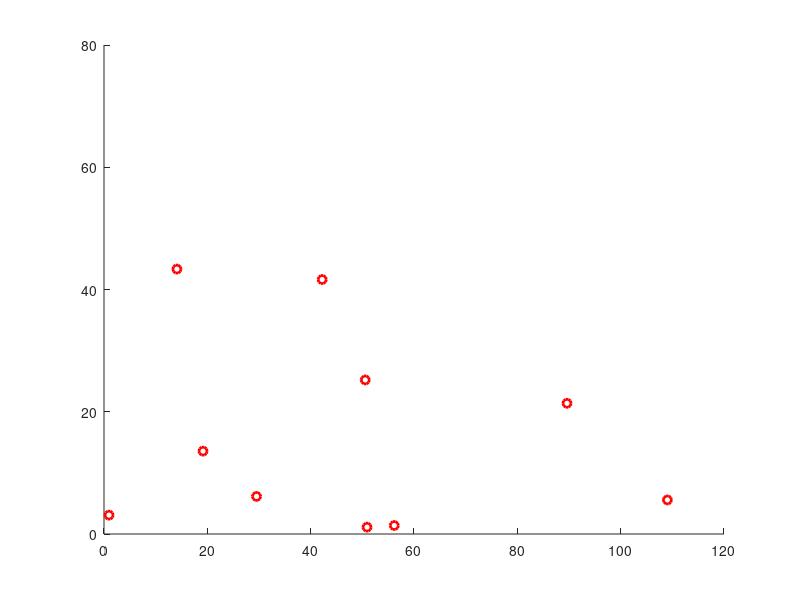

Recreate this plot in MATLAB. (Note: this script raises an error after producing the figure.)
close all, clear all, clc;

global M; %number of RSS beacons
global K; %number of TOA beacons
global N; %number of grids;
global R; %communication range of TOA beacons
global Delta; %variance of TOA measurement

global pt; %transmission power of RSS beacons;
global p0; %reference path loss at 1m;
global pvar; % random noise in path loss

global Area; %sensing field;
global RssBeaconCoordinates; %coordinates of RSS beacons
global TOABeaconCoordinates; %coordinates of TOA beacons
global GridSize;
global Map;
global Map_beacon;
global T; %training time (long enough)

M=10;
K=6;
GridSize=1;
Area=[120, 80];
pt=150;
p0=10;
pvar=0;
R=25;
Delta = 0.2;
T=1000; 

N=Area(1)/GridSize*Area(2)/GridSize; % number of training locations;

RssBeaconCoordinates=zeros(M,2); %location of RSS beacons;
% generate Location of Rss Beacons randomly
%
for i=1:1:M
    RssBeaconCoordinates(i,1)=rand*Area(1);
    RssBeaconCoordinates(i,2)=rand*Area(2);
end
%
%generate Location of Rss Beacons uniformly
%{
for i=1:1:M
    if(i>5)
        RssBeaconCoordinates(i,1)=Area(1)/10+Area(1)/5*(i-6);
        RssBeaconCoordinates(i,2)=Area(2)/4;
    else
        RssBeaconCoordinates(i,1)=Area(1)/10+Area(1)/5*(i-1);
        RssBeaconCoordinates(i,2)=Area(2)/4+Area(2)/2;
    end
end
%}
hold on;
plot(RssBeaconCoordinates(:,1), RssBeaconCoordinates(:,2),'ro','linewidth',2);
axis([0,Area(1),0,Area(2)]);

Map_beacon = zeros(M*(M-1)/2 ,T); % record RSS between beacons
%Map = zeros(M, N, T); % record RSS between beacons and locations

col=Area(1)/GridSize;
row=Area(2)/GridSize;

%RSS measurements between beacons
Dis=zeros(M,M);
for i=1:M
    for j=1:M
        Dis(i,j)=sqrt((RssBeaconCoordinates(i,1)-RssBeaconCoordinates(j,1))^2+(RssBeaconCoordinates(i,2)-RssBeaconCoordinates(j,2))^2);
        %{
        k=M*(M-1)/2-(10-i)*(11-i)/2+j; % use 2D array to store RSS between beacons 
        for t=1:T
            Map_beacon(k,t)=PropModel(dis); % normrnd in model simulates RSS time variance
        end
        %}
    end
end
%RSS measurements between beacons and locations
%
for i=1:1:col
    for j=1:1:row
        for m=1:1:M
            dis=sqrt(((i-0.5)*GridSize-RssBeaconCoordinates(m,1))^2+((j-0.5)*GridSize-RssBeaconCoordinates(m,2))^2);
            %Dis_location(m,i+(j-1)*col)=dis;
            %transfer 2D into number
            num = location_transfer(i,j,col,row);
            Dis_location(m,num)=dis;
            %Dis_location(m,(i-1)*row+j)=dis;
        end
    end
end
%
%offline training
Y_offline = []; %Y_offline stores the offline training coefficients, i*j th row represents Y_ij
%-----------------------------------------------------------
%Puzzle: each iteration re-calculate Dis(i,j)??????
%-----------------------------------------------------------
Compute_accuracy_linear_regression = [];
Compute_error = [];
for i=1:M
    for j=1:M       
        %calculate A_ij
        A_ij=[];
        Q_ij = [];
        for t=1:T
            rss=[];
            for k=1:M
                if k==i || k==j 
                    %Not include q_ii and q_ij
                else
                    rss=[rss,PropModel(Dis(i,k))];
                end
            end
            rss=[rss,1];
            A_ij=[A_ij;rss];
        end
        %calculate Q_ij
        for t=1:T
            Q_ij = [Q_ij; PropModel(Dis(i,j))];
        end
        Y_ij = inv(A_ij'*A_ij)*A_ij'*Q_ij;  
        %store all offline coefficients in Y_offline, i*jth row represents
        %Y_ij
        %
        %----------test-----------
        %compute accuracy for linear regression
        [flag,error] = test_compute_accuracy(A_ij*Y_ij, Q_ij, i, j);
        Compute_accuracy_linear_regression = [Compute_accuracy_linear_regression;flag];
        Compute_error = [Compute_error; error];
        %----------test-----------
        %}
        if i==j
            Y_ij =zeros(9,1);
        end
        Y_offline = [Y_offline;Y_ij'];
    end
end
%-----------------------------------------------------------        
figure;
subplot(1,2,1);plot(Compute_accuracy_linear_regression);
title('Compute accuracy for linear regression');
subplot(1,2,2);plot(Compute_error);
title('Compute error for linear regression');
%by a short time, get alpha(X_begin) for location with R_li and Q_li
T_train = 10;
X_begin = zeros(M,M*N);
for i=1:M
    Q_i = [];
    %get matrix Q for beacon i until time T_train
    Q_i = Get_Qi(Dis,i,T_train);
    for l=1:N
        R_li = [];
        %get a time sequence R_li
        for t=1:T_train
            temp = PropModel(Dis_location(i,l));
            R_li = [R_li;temp];
        end
        % cal matrix alpha
        alpha = [];
        alpha = inv(Q_i'*Q_i)*Q_i'*R_li;
        X_begin(:,(l-1)*M+i) = alpha;
    end
end

save beacon_setup.mat